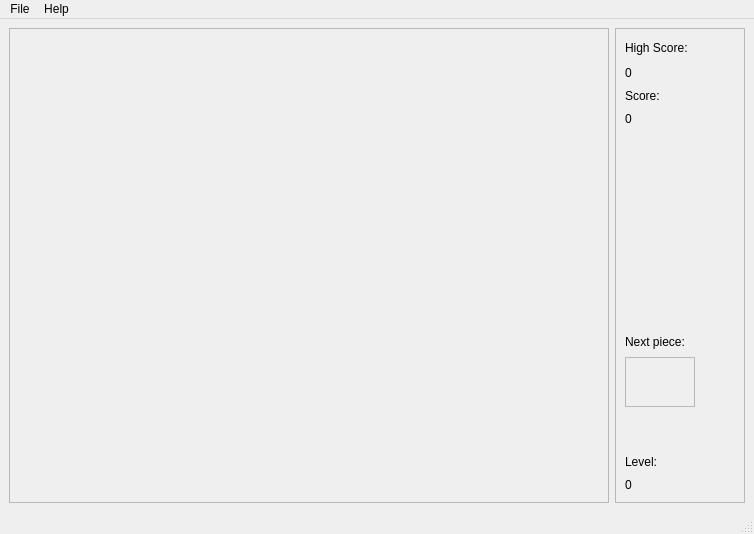
<?xml version="1.0" encoding="UTF-8"?>
<ui version="4.0">
 <class>MainWindow</class>
 <widget class="QMainWindow" name="MainWindow">
  <property name="geometry">
   <rect>
    <x>0</x>
    <y>0</y>
    <width>754</width>
    <height>534</height>
   </rect>
  </property>
  <property name="windowTitle">
   <string>MainWindow</string>
  </property>
  <widget class="QWidget" name="centralwidget">
   <layout class="QGridLayout" name="gridLayout_2">
    <item row="0" column="0">
     <widget class="Playarea" name="playArea">
      <property name="sizePolicy">
       <sizepolicy hsizetype="Preferred" vsizetype="Preferred">
        <horstretch>0</horstretch>
        <verstretch>0</verstretch>
       </sizepolicy>
      </property>
      <property name="minimumSize">
       <size>
        <width>600</width>
        <height>400</height>
       </size>
      </property>
      <property name="frameShape">
       <enum>QFrame::StyledPanel</enum>
      </property>
      <property name="frameShadow">
       <enum>QFrame::Raised</enum>
      </property>
      <layout class="QGridLayout" name="gridLayout_4"/>
     </widget>
    </item>
    <item row="0" column="1">
     <widget class="QFrame" name="stats">
      <property name="frameShape">
       <enum>QFrame::StyledPanel</enum>
      </property>
      <property name="frameShadow">
       <enum>QFrame::Raised</enum>
      </property>
      <layout class="QGridLayout" name="gridLayout">
       <item row="6" column="0" colspan="2">
        <widget class="QFrame" name="nextPiece">
         <property name="enabled">
          <bool>true</bool>
         </property>
         <property name="sizePolicy">
          <sizepolicy hsizetype="Fixed" vsizetype="Fixed">
           <horstretch>50</horstretch>
           <verstretch>50</verstretch>
          </sizepolicy>
         </property>
         <property name="minimumSize">
          <size>
           <width>70</width>
           <height>50</height>
          </size>
         </property>
         <property name="frameShape">
          <enum>QFrame::StyledPanel</enum>
         </property>
         <property name="frameShadow">
          <enum>QFrame::Raised</enum>
         </property>
        </widget>
       </item>
       <item row="3" column="0">
        <widget class="QLabel" name="scorelabel">
         <property name="text">
          <string>0</string>
         </property>
        </widget>
       </item>
       <item row="1" column="0">
        <widget class="QLabel" name="highscorelabel">
         <property name="text">
          <string>0</string>
         </property>
        </widget>
       </item>
       <item row="0" column="1">
        <spacer name="horizontalSpacer">
         <property name="orientation">
          <enum>Qt::Horizontal</enum>
         </property>
         <property name="sizeHint" stdset="0">
          <size>
           <width>40</width>
           <height>20</height>
          </size>
         </property>
        </spacer>
       </item>
       <item row="5" column="0">
        <widget class="QLabel" name="label_5">
         <property name="text">
          <string>Next piece:</string>
         </property>
        </widget>
       </item>
       <item row="0" column="0">
        <widget class="QLabel" name="label">
         <property name="text">
          <string>High Score:</string>
         </property>
        </widget>
       </item>
       <item row="2" column="0">
        <widget class="QLabel" name="label_3">
         <property name="text">
          <string>Score:</string>
         </property>
        </widget>
       </item>
       <item row="4" column="0">
        <spacer name="verticalSpacer">
         <property name="orientation">
          <enum>Qt::Vertical</enum>
         </property>
         <property name="sizeType">
          <enum>QSizePolicy::Fixed</enum>
         </property>
         <property name="sizeHint" stdset="0">
          <size>
           <width>20</width>
           <height>200</height>
          </size>
         </property>
        </spacer>
       </item>
       <item row="8" column="0">
        <widget class="QLabel" name="label_6">
         <property name="text">
          <string>Level:</string>
         </property>
        </widget>
       </item>
       <item row="7" column="0">
        <spacer name="verticalSpacer_2">
         <property name="orientation">
          <enum>Qt::Vertical</enum>
         </property>
         <property name="sizeType">
          <enum>QSizePolicy::Fixed</enum>
         </property>
         <property name="sizeHint" stdset="0">
          <size>
           <width>20</width>
           <height>40</height>
          </size>
         </property>
        </spacer>
       </item>
       <item row="9" column="0">
        <widget class="QLabel" name="levellabel">
         <property name="text">
          <string>0</string>
         </property>
        </widget>
       </item>
      </layout>
     </widget>
    </item>
   </layout>
  </widget>
  <widget class="QMenuBar" name="menubar">
   <property name="geometry">
    <rect>
     <x>0</x>
     <y>0</y>
     <width>754</width>
     <height>19</height>
    </rect>
   </property>
   <widget class="QMenu" name="menuFile">
    <property name="title">
     <string>File</string>
    </property>
    <widget class="QMenu" name="menuNew">
     <property name="title">
      <string>New Game...</string>
     </property>
    </widget>
    <addaction name="menuNew"/>
    <addaction name="separator"/>
    <addaction name="actionQuit"/>
   </widget>
   <widget class="QMenu" name="menuHelp">
    <property name="title">
     <string>Help</string>
    </property>
    <addaction name="actionAbout"/>
    <addaction name="actionManual"/>
   </widget>
   <addaction name="menuFile"/>
   <addaction name="menuHelp"/>
  </widget>
  <widget class="QStatusBar" name="statusbar"/>
  <action name="actionQuit">
   <property name="text">
    <string>Quit</string>
   </property>
  </action>
  <action name="actionAbout">
   <property name="text">
    <string>About...</string>
   </property>
  </action>
  <action name="actionManual">
   <property name="text">
    <string>Manual</string>
   </property>
  </action>
  <action name="action">
   <property name="text">
    <string>Level 0</string>
   </property>
  </action>
 </widget>
 <customwidgets>
  <customwidget>
   <class>Playarea</class>
   <extends>QFrame</extends>
   <header location="global">Playarea.h</header>
   <container>1</container>
  </customwidget>
 </customwidgets>
 <resources/>
 <connections/>
</ui>
